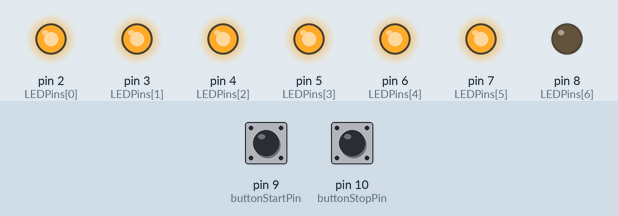
Simulated run of this sketch. Board: Arduino Uno, built with avr-gcc and run on an emulated ATmega328P. On the bench: output pins drawn as LEDs (lit = HIGH). Dashed ring = blinking. Inputs (shaded band) come from the test bench; at power-on: pin 9 (buttonStartPin) HIGH, pin 10 (buttonStopPin) HIGH.

Above: at 1.2 s.
1.3 s: pin 9 (buttonStartPin) pulled LOW for 0.15 s
At 2.1 s:
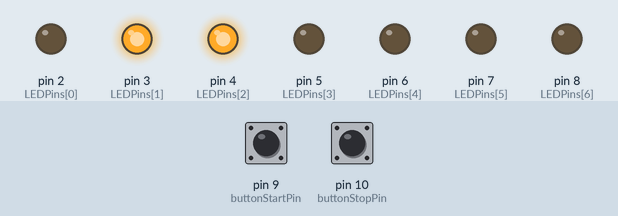
4.4 s: pin 10 (buttonStopPin) pulled LOW for 0.15 s
At 4.4 s:
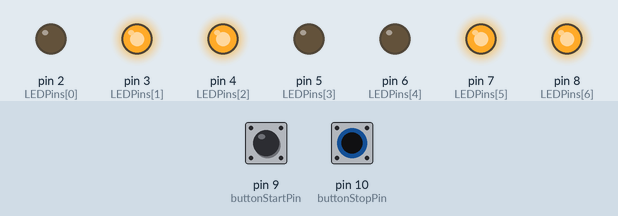
6.0 s: pin 9 (buttonStartPin) pulled LOW for 1 s
At 7.7 s:
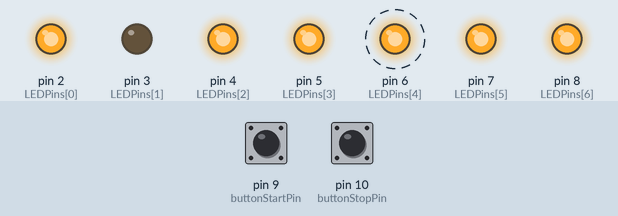
10.0 s: pin 10 (buttonStopPin) pulled LOW for 1 s
At 10.0 s:
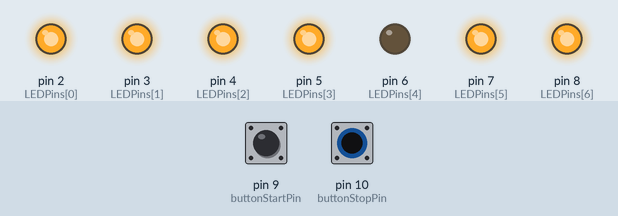
12.5 s: pin 9 (buttonStartPin) pulled LOW for 3.2 s
At 14.9 s:
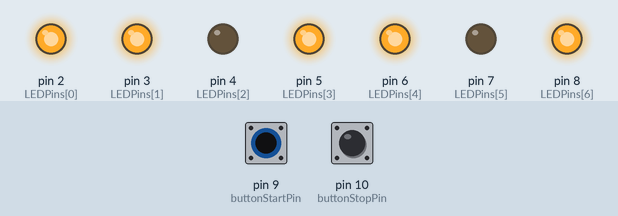
Timing chart, 0 to 19.7 s (numbered marks = the images above; inputs shaded):
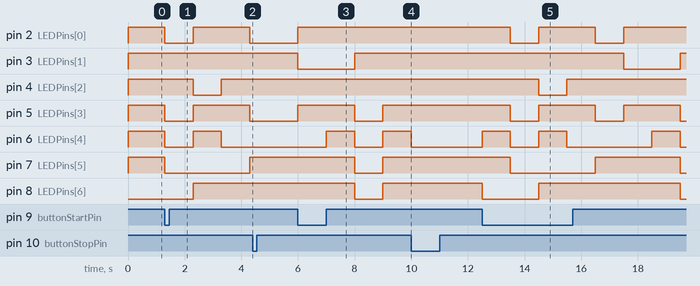

The sketch:

7-segment.ino
```cpp
int LEDPins [7] = {2,3,4,5,6,7,8}; //Pins for 7-segment display, in a array
int digits [10][7]={{1,1,1,1,1,1,0},//tal 0
                    {0,1,1,0,0,0,0}, //tal 1
                    {1,1,0,1,1,0,1}, //tal 2
                    {1,1,1,1,0,0,1}, //tal 3
                    {0,1,1,0,0,1,1}, //tal 4
                    {1,0,1,1,0,1,1}, //tal 5
                    {1,0,1,1,1,1,1}, //tal 6
                    {1,1,1,0,0,0,0}, //tal 7
                    {1,1,1,1,1,1,1}, //tal 8
                    {1,1,1,1,0,1,1}}; //tal 9

const int buttonStartPin = 9; //Pin for start button
const int buttonStopPin = 10; //Pin for stop button
int buttonStartState; //State of start button (1 or 0)
int buttonStopState; //State of stop button (1 or 0)
bool TimerOnOff = 0; //Variable for timer to either run or stop at current number (1 or 0)
unsigned long currentMillis = 0; //The current value of millis
unsigned long previousMillis = 0; //the previous value of millis
int digit = 0; //variable to track what number shows up, its value will be max 10

void setup() {
  // initialize serial communications at 115200 bps:
  Serial.begin(115200);
  pinMode(buttonStartPin, INPUT_PULLUP); //set buttonStartPin as INPUT_PULLUP mode
  pinMode(buttonStopPin, INPUT_PULLUP); //set buttonStopPin as INPUT_PULLUP mode
  currentMillis = millis(); //set currentMillis as millis() (time)
  //for loop assigns the LEDs as OUTPUT mode
  for(int i=0; i<7; i++){
    pinMode(LEDPins[i], OUTPUT);
  }
}

void loop() {
  buttonStartState = digitalRead(buttonStartPin); //buttonStartState digtialreads buttonStartPin
  buttonStopState = digitalRead(buttonStopPin); //buttonStopState digtialreads buttonStopPin
  currentMillis = millis(); //set currentMillis as millis() (time)

  //if Startbutton is pressed and timer is not running then it will turn on the timer and begin counting up:
  if (buttonStartState == 0 && TimerOnOff == 0){
    TimerOnOff = 1;
  }
  //if Stopbutton is pressed and timer is running then the timer will stop running, stops at last number, will continue counting if Startbutton is pressed:
  if (buttonStopState == 0 && TimerOnOff == 1){
    TimerOnOff = 0;
  }
  //as long as timer is running, the timer will count up (from 0-9)
  if (TimerOnOff == 1 && (currentMillis - previousMillis) >= 1000) {
    digit++;
    /*if (digit == 10) {
    //  digit = 0;
    }*/
    //commented out code above is the same as "digit %= 10;"
    digit %= 10; //stop counting after number 9 and resets automatically
    previousMillis = millis(); //sets previousMillis as millis()
  }

  //if both Start and Stopbutton is pressed, timer resets
  if (buttonStartState == 0 && buttonStopState == 0 && TimerOnOff == 0){
    digit = 0;
  }

  //Displays the number with appropiate LEDpins
  for(int i=0;i<7;i++){
    digitalWrite(LEDPins[i],digits[digit][i]); //write appropiate value for each segment
  }

}
```

Measured:
- after the input at 1.3 s, pin 2 (LEDPins[0]): HIGH → LOW at once, → HIGH 1.0 s later, → LOW 2.0 s later; pin 4 (LEDPins[2]): HIGH → LOW after 1.0 s, → HIGH 1.0 s later
- after the input at 4.4 s, pin 2 (LEDPins[0]), pin 5 (LEDPins[3]): stays LOW (without the input it goes to HIGH after 0.90 s); pin 3 (LEDPins[1]): stays HIGH (without the input it goes to LOW after 0.90 s)
- after the input at 6.0 s, pin 2 (LEDPins[0]): LOW → HIGH at once; pin 3 (LEDPins[1]): HIGH → LOW at once, → HIGH 2.0 s later
- after the input at 10.0 s, pin 2 (LEDPins[0]), pin 5 (LEDPins[3]), pin 7 (LEDPins[5]): stays HIGH (without the input it goes to LOW after 2.0 s); pin 6 (LEDPins[4]): stays LOW (without the input it goes to HIGH after 1.0 s); pin 8 (LEDPins[6]): stays HIGH (without the input it goes to LOW after 1.0 s)
- after the input at 12.5 s, pin 2 (LEDPins[0]): alternates HIGH for 2.0 s and LOW for 1.0 s, starting after 1.0 s; pin 3 (LEDPins[1]): HIGH → LOW after 5.0 s, → HIGH 2.0 s later
